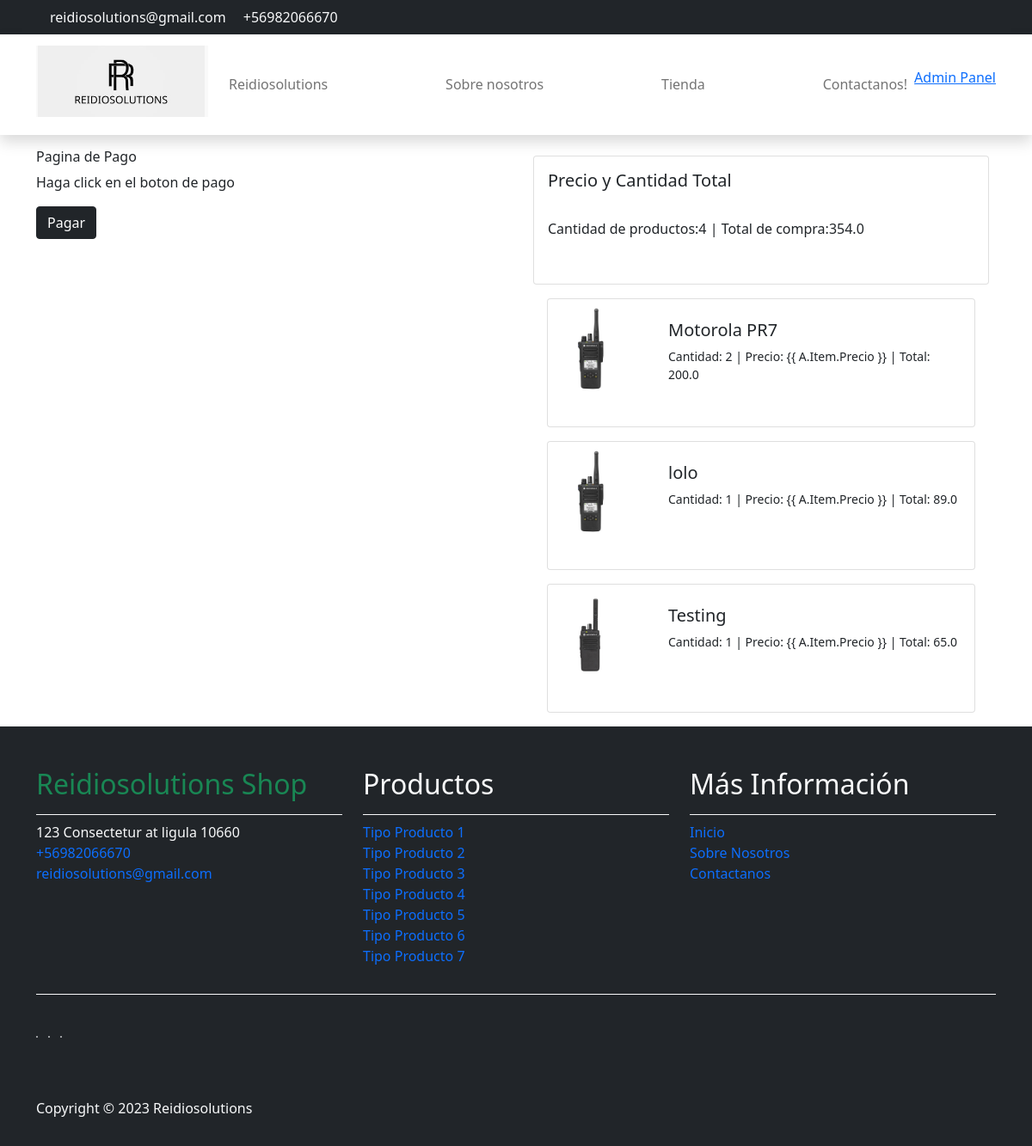
The page /orders/crear_orders/ (signed in) on the database as committed earlier.
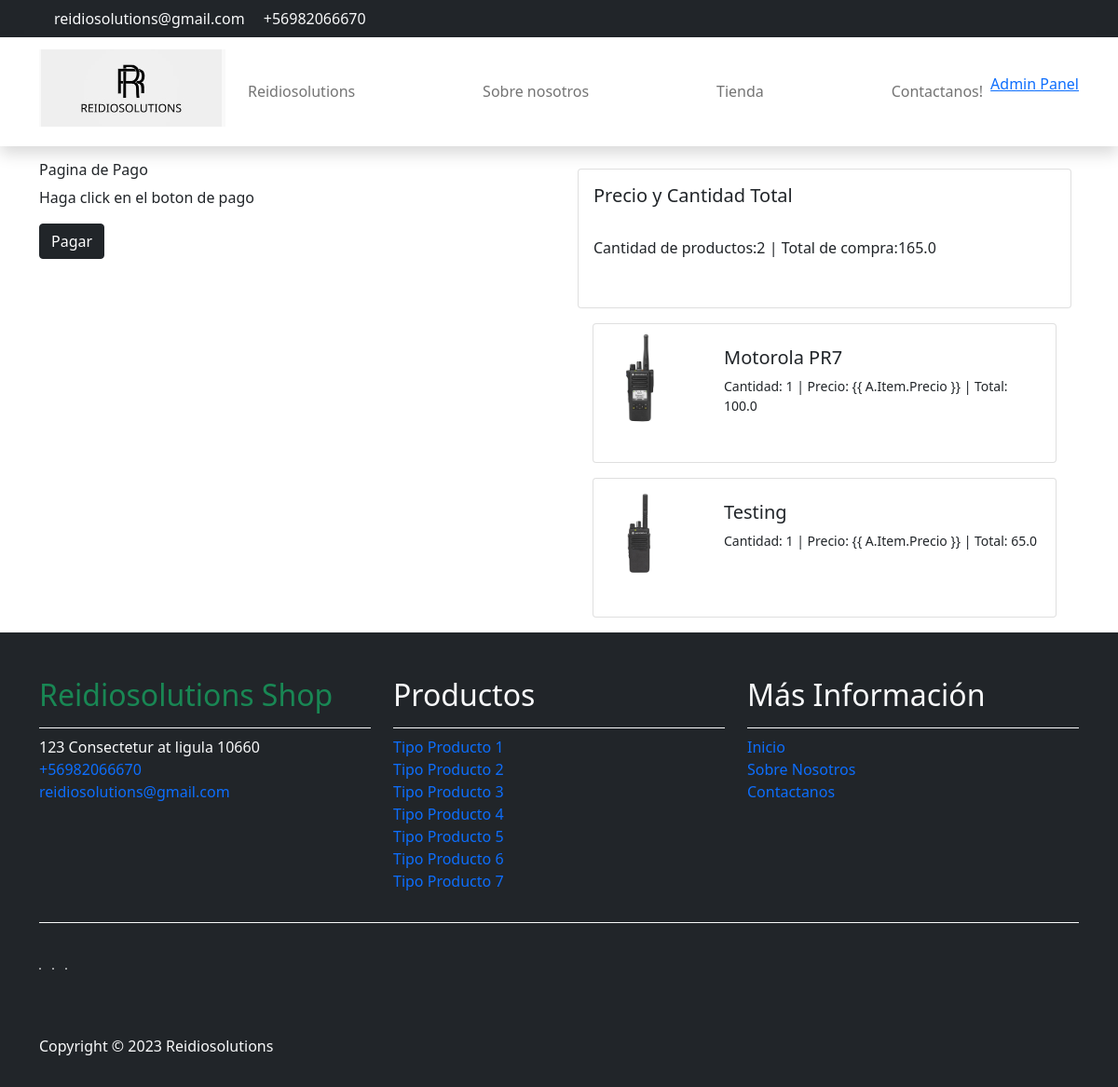
The same page on the database as committed later.
### cart/models.py (models this page shows, shortened)
class CartItems(models.Model):
    CartItemsID = models.AutoField(primary_key=True, verbose_name='XID')
    Cart = models.ForeignKey(
        Carrito,
        to_field='CartID',
        related_name='Carrito',
        on_delete=models.CASCADE
    )
    Item = models.ForeignKey(
        Producto,
        to_field='ProductID',
        related_name='Items',
        on_delete= models.CASCADE,
    )
    Cantidad = models.PositiveIntegerField(validators=[MinValueValidator(1)], default=1)
    fechaAgregado = models.DateTimeField(auto_now_add=True)
    @property
    def Total(self):
        total = self.Item.Precio * self.Cantidad
        return total

### Core/models.py (models this page shows, shortened)
class Producto(models.Model):
    TipoProd= [
        ("RADIO MOVIL","Movil"),
        ("RADIO PORTATIL","Portatil"),
        ("RADIO APX","APX")
    ]
    CodigosProd= [
        ("PR7","R7"),
        ("PR2","R2"),
        ("PR5","DEP550"),
        ('PR3', 'EP350'),
        ('M8e', '8500e'),
        ('M5e', '5000e'),
        ('M8', 'DGM8000'),
        ('M5', 'DEM500'),
        ('APX0', 'APX'),
        ('APX2', 'APX'),
        ('APX1', 'APX'),
    ]
    ProductID = models.AutoField(primary_key=True, verbose_name='ProductID')
    Creado_por = models.ForeignKey(
        settings.AUTH_USER_MODEL,
        on_delete=models.CASCADE,
    )
    Nombre = models.CharField(verbose_name="Nombre del producto", max_length=60)
    Cantidad = models.SmallIntegerField(verbose_name="Cantidad de producto", validators=[MinValueValidator(1)])
    Codigos= models.ForeignKey(
        CodigosProductos,
        to_field='ProductoCodigo',
        related_name='ProductCodigo',
        on_delete=models.CASCADE,
    )
    Tipo = models.ForeignKey(
        TipoProductos,
        to_field='TipoProducto',
        related_name='ProductTipo',
        on_delete=models.CASCADE,
    )
    Marca = models.CharField(verbose_name="Marca del producto", max_length=60)
    Imagen = models.ImageField(null=True, blank=True, upload_to="imagenes/")
    pdf_file = models.FileField(
        upload_to='productos/excel/', null=True, blank=True,
        verbose_name="Archivo Excel"
    )
    Precio = models.FloatField(verbose_name='Precio', null=False)
    Creado_el = models.DateTimeField(verbose_name='Fecha de creacion', auto_now_add=True)
    Modificado_el = models.DateTimeField(verbose_name='Fecha de Modificacion', auto_now_add=True)

### orders/views.py (the view)
# urls.py: path('crear_orders/', views.Crear_orders, name='crear_orders'),
def Crear_orders(request):
    if request.user.is_authenticated:
        cliente = request.user
        carrito = Carrito.objects.get(UserCart=cliente, Completado=False)
        items = carrito.Carrito.all()
        total = carrito.PrecioTotal()
        cantidad = carrito.CantidadTotal()
    else:
        items = []
        total = 0
        cantidad = 0
    context = {'items':items, 'total':total, 'cantidad':cantidad}
    return render(request, 'orders.html', context)

### cart/models.py (called while the page is built)
    def PrecioTotal(self):
        cart_Items = self.Carrito.all()
        TotalPrice = sum(item.Total for item in cart_Items)
        return TotalPrice

    def CantidadTotal(self):
        cart_Items = self.Carrito.all()
        TotalPrice = sum(item.Cantidad for item in cart_Items)
        return TotalPrice

### orders/templates/orders.html (shortened to what the changed rows need)
{% load static %}
<!DOCTYPE html>
<html lang="en">
<head>
    <link href="https://cdn.jsdelivr.net/npm/bootstrap@5.0.2/dist/css/bootstrap.min.css" rel="stylesheet"
>
    <link rel="stylesheet" href="{% static 'css/orders.css' %}">
</head>
<body>
    <div class="container mt-3">
        <div class="row">
            <div class="col-md-6">
                <div class="items">
                    <div class="container p-2 col-lg-12 col-md-12 col-sm-12">
                        <div class="card">
                            <div class="card-body">
                                <h5>Precio y Cantidad Total</h5>
                                <br>
                                Cantidad de productos:{{cantidad}}&nbsp;|&nbsp;Total de compra:{{total}}
                            </div>
                        </div>
                    </div>
                    <div class="container mt-2 col-xs-12">
                        {% for A in items %}
                        <div class="card mb-3 pt-2">
                            <div class="row g-0">
                                <div class="col-md-3">
                                    {% if A.Item.Imagen %}
                                    <img src="{{ A.Item.Imagen.url }}" class="img-fluid rounded-start" alt="..."
                                        style="max-width: 100px; max-height: 100px;">
                                    {% else %}
                                    <img src="" alt="...">
                                    {% endif %}
                                </div>
                                <div class="col-md-9">
                                    <div class="card-body">
                                        <h5 class="card-title">{{ A.Item.Nombre }}</h5>
                                        <p class="card-text small">Cantidad: {{ A.Cantidad }}&nbsp;|&nbsp;Precio: {{
                                            A.Item.Precio }}&nbsp;|&nbsp;Total: {{ A.Total }}</p>
                                    </div>
                                </div>
                            </div>
                        </div>
                        {% endfor %}
                    </div>
                </div>
            </div>
        </div>
    </div>
    <footer class="bg-dark" id="tempaltemo_footer">
        <div class="container">
            <div class="row">
                <div class="col-md-4 pt-5">
                    <h2 class="h2 text-success border-bottom pb-3 border-light logo">Reidiosolutions Shop</h2>
                </div>
                <div class="col-md-4 pt-5">
                    <h2 class="h2 text-light border-bottom pb-3 border-light">Productos</h2>
                </div>
                <div class="col-md-4 pt-5">
                    <h2 class="h2 text-light border-bottom pb-3 border-light">Más Información</h2>
                </div>
            </div>
        </div>
    </footer>
</body>
</html>

Rows that differ between the two databases and show on the page:
removed CartItems: Item.Imagen (picture), Item.Nombre "lolo", Cantidad "1", Total "89.0"
changed CartItems "Motorola PR7": Cantidad "2" → "1"; Total "200.0" → "100.0"
Other text that changed with them:
{{ cantidad }}: "4" → "2"
{{ total }}: "354.0" → "165.0"
